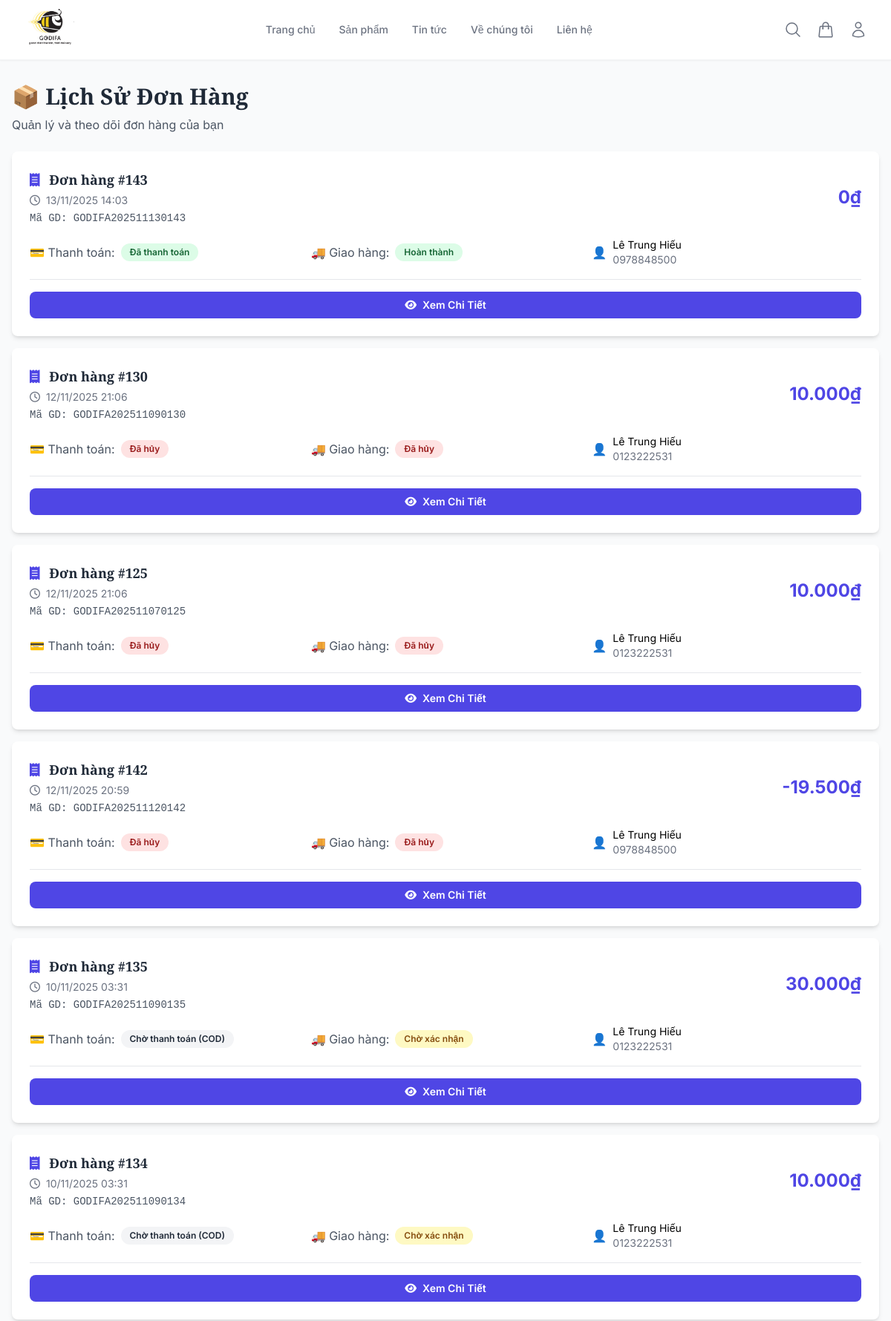
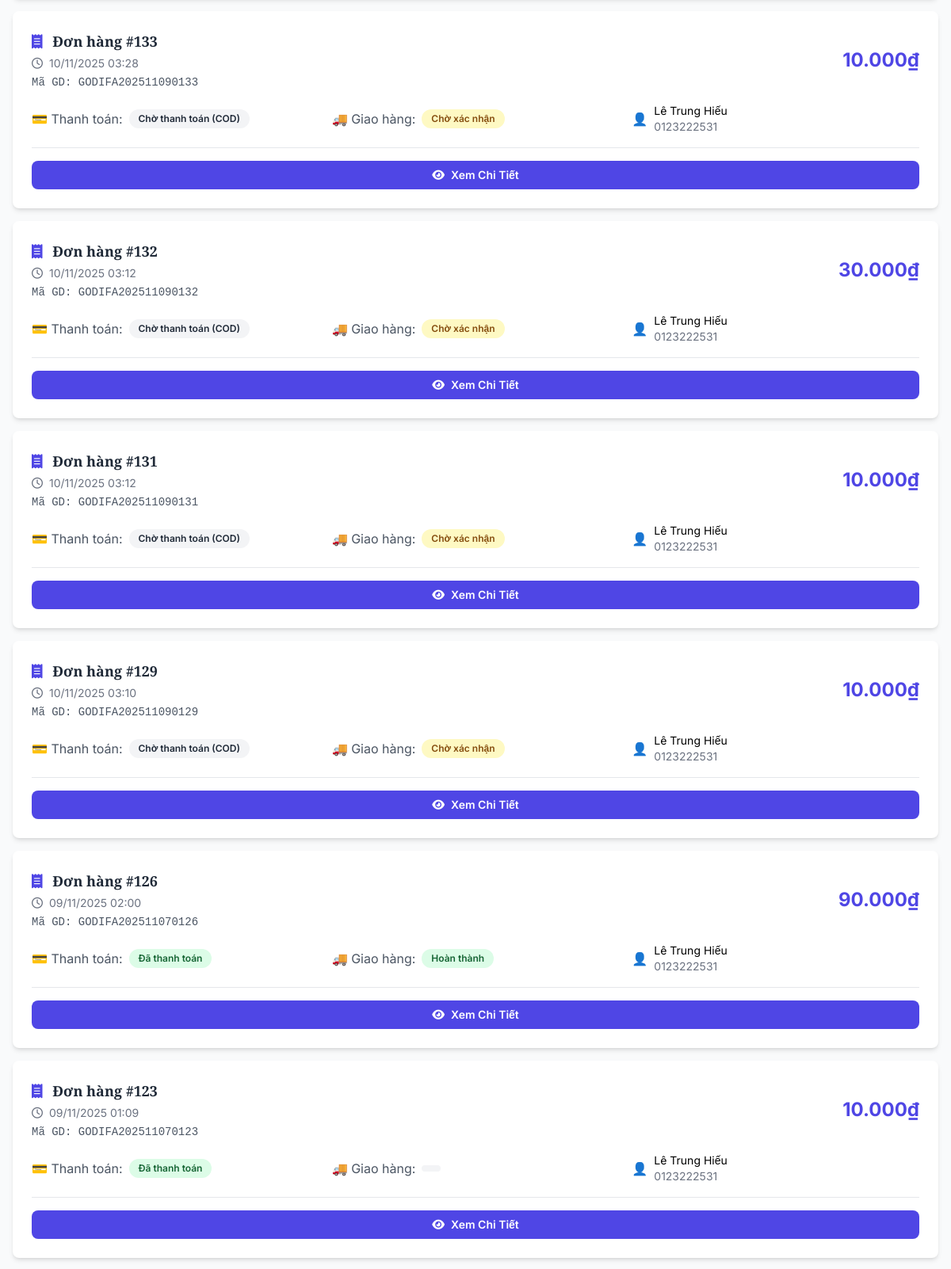
/view/account/order_history.php (signed in, upper part), run on the app's committed database (2 pictures, top to bottom).
### tables this page shows
CREATE TABLE IF NOT EXISTS `order_delivery` (
  `deliveryID` int NOT NULL AUTO_INCREMENT,
  `orderID` int NOT NULL,
  `recipientName` varchar(100) NOT NULL,
  `recipientEmail` varchar(100) DEFAULT NULL,
  `recipientPhone` varchar(20) NOT NULL,
  `address` varchar(255) NOT NULL,
  `ward` varchar(100) DEFAULT NULL,
  `district` varchar(100) NOT NULL,
  `city` varchar(100) NOT NULL,
  `provinceId` int DEFAULT NULL,
  `districtId` int DEFAULT NULL,
  `wardCode` varchar(20) DEFAULT NULL,
  `fullAddress` varchar(500) GENERATED ALWAYS AS (concat_ws(_utf8mb4', ',`address`,`ward`,`district`,`city`)) STORED,
  `deliveryNotes` text,
  `createdAt` timestamp NULL DEFAULT CURRENT_TIMESTAMP,
  PRIMARY KEY (`deliveryID`),
  UNIQUE KEY `orderID` (`orderID`),
  KEY `idx_orderID` (`orderID`),
  KEY `idx_province_district` (`provinceId`,`districtId`),
  KEY `idx_ward` (`wardCode`)
);

CREATE TABLE IF NOT EXISTS `order` (
  `orderID` int NOT NULL AUTO_INCREMENT,
  `orderDate` datetime NOT NULL DEFAULT CURRENT_TIMESTAMP ON UPDATE CURRENT_TIMESTAMP,
  `paymentStatus` varchar(50) NOT NULL COMMENT 'Chờ thanh toán, Đã thanh toán, Đã hủy',
  `totalAmount` decimal(10,0) NOT NULL,
  `paymentMethod` varchar(100) NOT NULL,
  `customerID` int NOT NULL,
  `note` text COMMENT 'Ghi chú đơn hàng',
  `voucherID` int DEFAULT NULL,
  `deliveryStatus` enum('Chờ xác nhận','Đang tiến hành vận chuyển','Hoàn thành','Đã hủy') DEFAULT 'Chờ xác nhận',
  `shippingProvider` varchar(50) DEFAULT 'GHN' COMMENT 'Đơn vị vận chuyển',
  `shippingFee` decimal(10,2) DEFAULT '0.00' COMMENT 'Phí vận chuyển',
  `cancelReason` text COMMENT 'Lý do hủy đơn hàng',
  `transactionCode` varchar(50) DEFAULT NULL COMMENT 'Mã giao dịch duy nhất (GODIFA202511040001)',
  PRIMARY KEY (`orderID`),
  KEY `fk_order_user` (`customerID`),
  KEY `fk_order_voucher` (`voucherID`),
  KEY `idx_transaction_code` (`transactionCode`)
);

### controller/cOrderHistory.php (called while the page is built, shortened)
<?php
class OrderHistoryController {
    private $db;
    public function __construct() {
        $this->db = Database::getInstance();
    }
    public function getCustomerOrders($customerID, $limit = null) {
        $conn = $this->db->connect();
        $sql = "
            SELECT
                o.orderID,
                o.orderDate,
                o.totalAmount,
                o.paymentStatus,
                o.deliveryStatus,
                o.transactionCode,
                o.paymentMethod,
                od.recipientName,
                od.recipientPhone,
                od.fullAddress
            FROM `order` o
            LEFT JOIN order_delivery od ON o.orderID = od.orderID
            WHERE o.customerID = ?
            ORDER BY o.orderDate DESC
        ";
        $stmt = $conn->prepare($sql);
        if ($limit) {
            $stmt->bind_param("ii", $customerID, $limit);
        } else {
            $stmt->bind_param("i", $customerID);
        }
        $stmt->execute();
        $result = $stmt->get_result()->fetch_all(MYSQLI_ASSOC);
        return $result;
    }
}

### view/account/order_history.php (the view, shortened to what this page needs)
<?php
require_once __DIR__ . '/../../controller/cOrderHistory.php';
$customerID = $_SESSION['customer_id'];
$orderHistoryController = new OrderHistoryController();
$orders = $orderHistoryController->getCustomerOrders($customerID);
?>
<!DOCTYPE html>
<html lang="vi">
<head>
    <script src="https://cdn.tailwindcss.com"></script>
    <link rel="stylesheet" href="https://cdnjs.cloudflare.com/ajax/libs/font-awesome/6.4.0/css/all.min.css">
</head>
<body class="bg-gray-50">
    <?php include __DIR__ . '/../layout/header.php'; ?>
    <div class="max-w-7xl mx-auto px-4 py-8">
        <div class="mb-6">
            <h1 class="text-3xl font-bold text-gray-800">📦 Lịch Sử Đơn Hàng</h1>
            <p class="text-gray-600 mt-2">Quản lý và theo dõi đơn hàng của bạn</p>
        </div>
        <?php if (empty($orders)): ?>
        <div class="bg-white rounded-lg shadow-md p-12 text-center">
            <div class="text-6xl mb-4">📭</div>
            <h2 class="text-2xl font-semibold text-gray-700 mb-2">Chưa có đơn hàng nào</h2>
            <p class="text-gray-500 mb-6">Bạn chưa đặt hàng. Hãy khám phá các sản phẩm của chúng tôi!</p>
            <a href="/GODIFA/view/product/list.php" class="inline-block bg-indigo-600 text-white px-6 py-3 rounded-lg hover:bg-indigo-700 transition">
                <i class="fas fa-shopping-bag mr-2"></i> Mua Sắm Ngay
            </a>
        </div>
        <?php else: ?>
        <div class="space-y-4">
            <?php foreach ($orders as $order): ?>
            <div class="bg-white rounded-lg shadow-md overflow-hidden hover:shadow-lg transition">
                <div class="p-6">
                    <div class="flex flex-wrap items-center justify-between mb-4">
                        <div class="flex-1 min-w-0 mr-4">
                            <h3 class="text-lg font-semibold text-gray-800">
                                <i class="fas fa-receipt text-indigo-600 mr-2"></i>
                                Đơn hàng #<?= $order['orderID'] ?>
                            </h3>
                            <p class="text-sm text-gray-500 mt-1">
                                <i class="far fa-clock mr-1"></i>
                                <?= date('d/m/Y H:i', strtotime($order['orderDate'])) ?>
                            </p>
                            <?php if ($order['transactionCode']): ?>
                            <p class="text-sm text-gray-600 font-mono mt-1">
                                Mã GD: <?= $order['transactionCode'] ?>
                            </p>
                            <?php endif; ?>
                        </div>
                        <div class="text-right">
                            <p class="text-2xl font-bold text-indigo-600">
                                <?= number_format($order['totalAmount'], 0, ',', '.') ?>₫
                            </p>
                        </div>
                    </div>
                    <div class="grid grid-cols-1 md:grid-cols-3 gap-4 mb-4">
                        <div class="flex items-center">
                            <span class="text-gray-600 mr-2">💳 Thanh toán:</span>
                            <?php
                            $paymentColors = [
                                'Đã thanh toán' => 'bg-green-100 text-green-800',
                                'Chờ thanh toán' => 'bg-yellow-100 text-yellow-800',
                                'Đã hủy' => 'bg-red-100 text-red-800'
                            ];
                            $paymentColor = $paymentColors[$order['paymentStatus']] ?? 'bg-gray-100 text-gray-800';
                            ?>
                            <span class="px-3 py-1 rounded-full text-xs font-semibold <?= $paymentColor ?>">
                                <?= $order['paymentStatus'] ?>
                            </span>
                        </div>
                        <div class="flex items-center">
                            <span class="text-gray-600 mr-2">🚚 Giao hàng:</span>
                            <?php
                            $deliveryColors = [
                                'Hoàn thành' => 'bg-green-100 text-green-800',
                                'Đang tiến hành vận chuyển' => 'bg-blue-100 text-blue-800',
                                'Chờ xác nhận' => 'bg-yellow-100 text-yellow-800',
                                'Đã hủy' => 'bg-red-100 text-red-800',
                                'Đã giao' => 'bg-green-100 text-green-800',
                                'Đang giao' => 'bg-blue-100 text-blue-800',
                                'Đang xử lý' => 'bg-blue-100 text-blue-800',
                                'Chờ xử lý' => 'bg-yellow-100 text-yellow-800',
                            ];
                            $deliveryColor = $deliveryColors[$order['deliveryStatus']] ?? 'bg-gray-100 text-gray-800';
                            ?>
                            <span class="px-3 py-1 rounded-full text-xs font-semibold <?= $deliveryColor ?>">
                                <?= $order['deliveryStatus'] ?>
                            </span>
                        </div>
                        <div class="flex items-center">
                            <span class="text-gray-600 mr-2">👤</span>
                            <span class="text-sm">
                                <?= htmlspecialchars($order['recipientName'] ?? 'Chưa cập nhật') ?>
                                <br>
                                <span class="text-gray-500"><?= htmlspecialchars($order['recipientPhone'] ?? '') ?></span>
                            </span>
                        </div>
                    </div>
                    <div class="flex flex-wrap gap-2 pt-4 border-t border-gray-200">
                        <a href="/GODIFA/view/order/detail.php?id=<?= $order['orderID'] ?>"
                           class="flex-1 text-center bg-indigo-600 text-white px-4 py-2 rounded-lg hover:bg-indigo-700 transition text-sm font-semibold">
                            <i class="fas fa-eye mr-2"></i>Xem Chi Tiết
                        </a>
                    </div>
                </div>
            </div>
            <?php endforeach; ?>
        </div>
        <?php endif; ?>
    </div>
    <?php include __DIR__ . '/../layout/footer.php'; ?>
</body>
</html>

### view/layout/header.php (style rules this page uses)
body { font-family: 'Inter', sans-serif; }
h1, h2, h3, .brand-font { font-family: 'Playfair Display', serif; }

### data on the page
order_delivery: orderID.orderID "143", orderID.orderDate "13/11/2025 14:03", orderID.transactionCode "GODIFA202511130143", orderID.totalAmount "0", orderID.paymentStatus "Đã thanh toán", orderID.deliveryStatus "Hoàn thành", recipientName "Lê Trung Hiếu", recipientPhone "0978848500"
order_delivery: orderID.orderID "130", orderID.orderDate "12/11/2025 21:06", orderID.transactionCode "GODIFA202511090130", orderID.totalAmount "10.000", orderID.paymentStatus "Đã hủy", orderID.deliveryStatus "Đã hủy", recipientName "Lê Trung Hiếu", recipientPhone "0123222531"
order_delivery: orderID.orderID "125", orderID.orderDate "12/11/2025 21:06", orderID.transactionCode "GODIFA202511070125", orderID.totalAmount "10.000", orderID.paymentStatus "Đã hủy", orderID.deliveryStatus "Đã hủy", recipientName "Lê Trung Hiếu", recipientPhone "0123222531"
order_delivery: orderID.orderID "142", orderID.orderDate "12/11/2025 20:59", orderID.transactionCode "GODIFA202511120142", orderID.totalAmount "-19.500", orderID.paymentStatus "Đã hủy", orderID.deliveryStatus "Đã hủy", recipientName "Lê Trung Hiếu", recipientPhone "0978848500"
order_delivery: orderID.orderID "135", orderID.orderDate "10/11/2025 03:31", orderID.transactionCode "GODIFA202511090135", orderID.totalAmount "30.000", orderID.paymentStatus "Chờ thanh toán (COD)", orderID.deliveryStatus "Chờ xác nhận", recipientName "Lê Trung Hiếu", recipientPhone "0123222531"
order_delivery: orderID.orderID "134", orderID.orderDate "10/11/2025 03:31", orderID.transactionCode "GODIFA202511090134", orderID.totalAmount "10.000", orderID.paymentStatus "Chờ thanh toán (COD)", orderID.deliveryStatus "Chờ xác nhận", recipientName "Lê Trung Hiếu", recipientPhone "0123222531"
order_delivery: orderID.orderID "133", orderID.orderDate "10/11/2025 03:28", orderID.transactionCode "GODIFA202511090133", orderID.totalAmount "10.000", orderID.paymentStatus "Chờ thanh toán (COD)", orderID.deliveryStatus "Chờ xác nhận", recipientName "Lê Trung Hiếu", recipientPhone "0123222531"
order_delivery: orderID.orderID "132", orderID.orderDate "10/11/2025 03:12", orderID.transactionCode "GODIFA202511090132", orderID.totalAmount "30.000", orderID.paymentStatus "Chờ thanh toán (COD)", orderID.deliveryStatus "Chờ xác nhận", recipientName "Lê Trung Hiếu", recipientPhone "0123222531"
order_delivery: orderID.orderID "131", orderID.orderDate "10/11/2025 03:12", orderID.transactionCode "GODIFA202511090131", orderID.totalAmount "10.000", orderID.paymentStatus "Chờ thanh toán (COD)", orderID.deliveryStatus "Chờ xác nhận", recipientName "Lê Trung Hiếu", recipientPhone "0123222531"
order_delivery: orderID.orderID "129", orderID.orderDate "10/11/2025 03:10", orderID.transactionCode "GODIFA202511090129", orderID.totalAmount "10.000", orderID.paymentStatus "Chờ thanh toán (COD)", orderID.deliveryStatus "Chờ xác nhận", recipientName "Lê Trung Hiếu", recipientPhone "0123222531"
order_delivery: orderID.orderID "126", orderID.orderDate "09/11/2025 02:00", orderID.transactionCode "GODIFA202511070126", orderID.totalAmount "90.000", orderID.paymentStatus "Đã thanh toán", orderID.deliveryStatus "Hoàn thành", recipientName "Lê Trung Hiếu", recipientPhone "0123222531"
order_delivery: orderID.orderID "123", orderID.orderDate "09/11/2025 01:09", orderID.transactionCode "GODIFA202511070123", orderID.totalAmount "10.000", orderID.paymentStatus "Đã thanh toán", recipientName "Lê Trung Hiếu", recipientPhone "0123222531"
